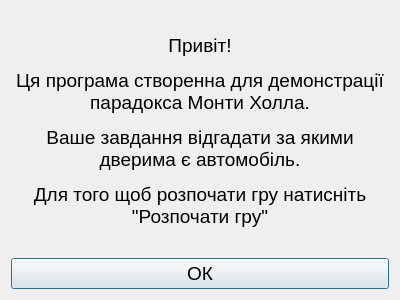
<?xml version="1.0" encoding="UTF-8"?>
<ui version="4.0">
 <class>message</class>
 <widget class="QDialog" name="message">
  <property name="geometry">
   <rect>
    <x>0</x>
    <y>0</y>
    <width>400</width>
    <height>300</height>
   </rect>
  </property>
  <property name="windowTitle">
   <string>Привіт!</string>
  </property>
  <layout class="QGridLayout" name="gridLayout">
   <item row="0" column="0">
    <widget class="QLabel" name="label">
     <property name="font">
      <font>
       <pointsize>14</pointsize>
      </font>
     </property>
     <property name="text">
      <string>&lt;html&gt;&lt;head/&gt;&lt;body&gt;&lt;p align=&quot;center&quot;&gt;&lt;span style=&quot; font-size:14pt;&quot;&gt;Привіт!&lt;/span&gt;&lt;/p&gt;&lt;p align=&quot;center&quot;&gt;&lt;span style=&quot; font-size:14pt;&quot;&gt;Ця програма створенна для демонстрації парадокса Монти Холла.&lt;/span&gt;&lt;/p&gt;&lt;p align=&quot;center&quot;&gt;&lt;span style=&quot; font-size:14pt;&quot;&gt;Ваше завдання відгадати за якими дверима є автомобіль.&lt;/span&gt;&lt;/p&gt;&lt;p align=&quot;center&quot;&gt;&lt;span style=&quot; font-size:14pt;&quot;&gt;Для того щоб розпочати гру натисніть &amp;quot;Розпочати гру&amp;quot;&lt;/span&gt;&lt;/p&gt;&lt;/body&gt;&lt;/html&gt;</string>
     </property>
     <property name="alignment">
      <set>Qt::AlignCenter</set>
     </property>
     <property name="wordWrap">
      <bool>true</bool>
     </property>
    </widget>
   </item>
   <item row="1" column="0">
    <widget class="QPushButton" name="pushButton">
     <property name="font">
      <font>
       <pointsize>14</pointsize>
      </font>
     </property>
     <property name="text">
      <string>ОК</string>
     </property>
    </widget>
   </item>
  </layout>
 </widget>
 <resources/>
 <connections/>
</ui>
